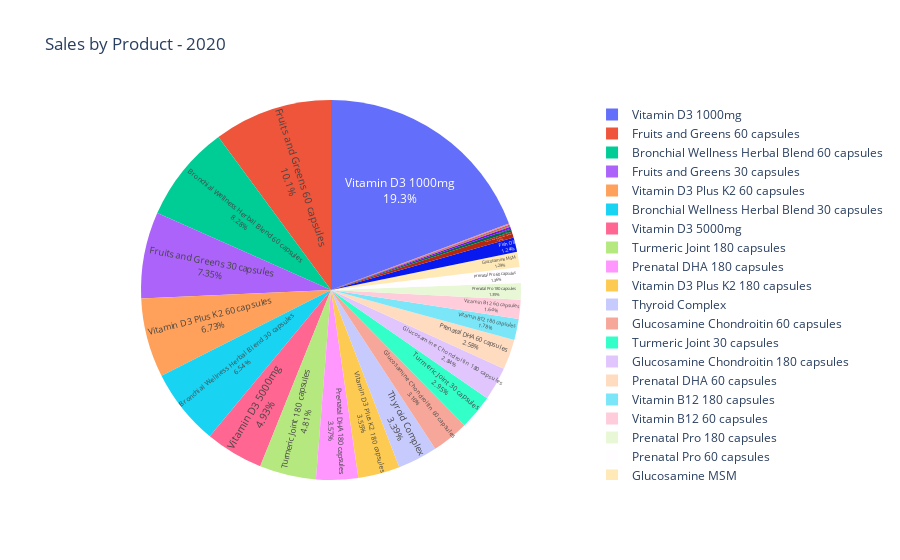

Notebook code cell kept with this figure:
### Code cell
# Plotly pie chart - net sales by "product_title" column value - 2020
per_product_sales_2020_fig = px.pie(per_product_sales_2020, names="product_title", values="net_sales", title="Sales by Product - 2020",
        labels={"product_title" : 'Product Title', "net_sales" :'Sales in $'})
per_product_sales_2020_fig.update_traces(textposition='inside', textinfo='percent+label')

per_product_sales_2020_fig.show()

### Figure 1 — Plotly figure (JSON) as saved in the notebook; plotly's stock layout.template omitted (floating-point values rounded to 4 significant figures)
{"data": [{"domain": {"x": [0, 1], "y": [0, 1]}, "hovertemplate": "Product Title=%{label}<br>Sales in $=%{value}<extra></extra>", "labels": ["Amino Acid Complete", "Bronchial Wellness Herbal Blend 30 capsules", "Bronchial Wellness Herbal Blend 60 capsules", "Co Q10 30 capsules", "Digestive Support Bundle", "Fish Oil", "Fruits and Greens 180 capsules", "Fruits and Greens 30 capsules", "Fruits and Greens 60 capsules", "Glucosamine Chondroitin 180 capsules", "Glucosamine Chondroitin 60 capsules", "Glucosamine MSM", "Hair/Skin/Nails Ultra 30 capsules", "Prenatal DHA 180 capsules", "Prenatal DHA 60 capsules", "Prenatal Pro 180 capsules", "Prenatal Pro 60 capsules", "Pro DHA Memory 180 capsules", "Pro DHA Memory 30 capsules", "Pro DHA Memory 60 capsules", "Thyroid Complex", "Turmeric Joint 180 capsules", "Turmeric Joint 30 capsules", "Vitamin B12 180 capsules", "Vitamin B12 60 capsules", "Vitamin D3 1000mg", "Vitamin D3 5000mg", "Vitamin D3 Plus K2 180 capsules", "Vitamin D3 Plus K2 60 capsules", "Vitamin Tablet Organizer", "Zinc Sinus Nose Spray"], "legendgroup": "", "name": "", "showlegend": true, "textinfo": "percent+label", "textposition": "inside", "type": "pie", "values": [2083.0, 231200.0, 292700.0, 0, 8997.0, 43710.0, 17540.0, 260000.0, 357000.0, 100300.0, 111600.0, 45800.0, 794.5, 126200.0, 91370.0, 49180.0, 47990.0, 2025.0, 6250.0, 2354.0, 119800.0, 170200.0, 104500.0, 62990.0, 57850.0, 683200.0, 174500.0, 125600.0, 238200.0, 1430.0, 1797.0]}], "layout": {"legend": {"tracegroupgap": 0}, "title": {"text": "Sales by Product - 2020"}}}
